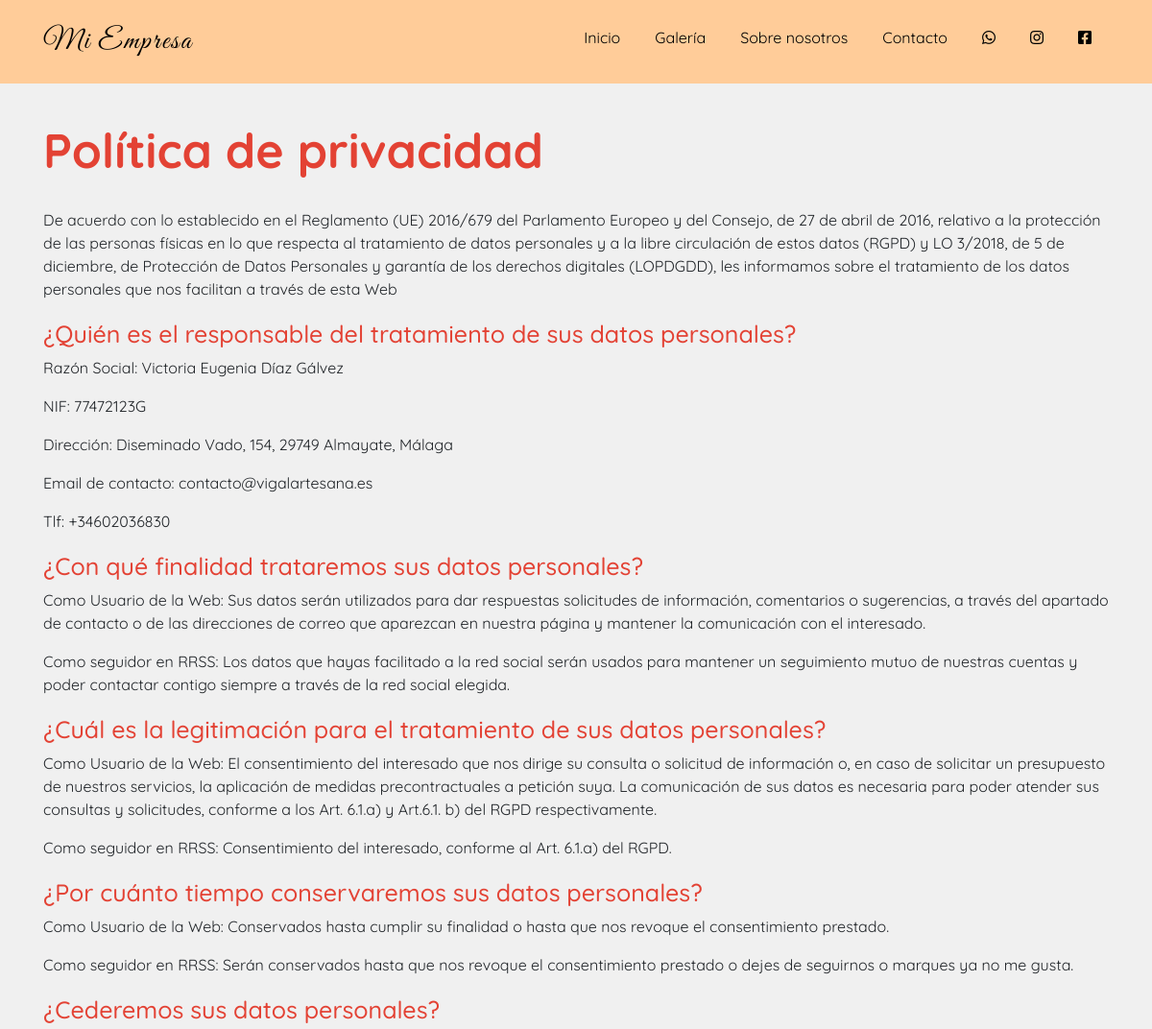
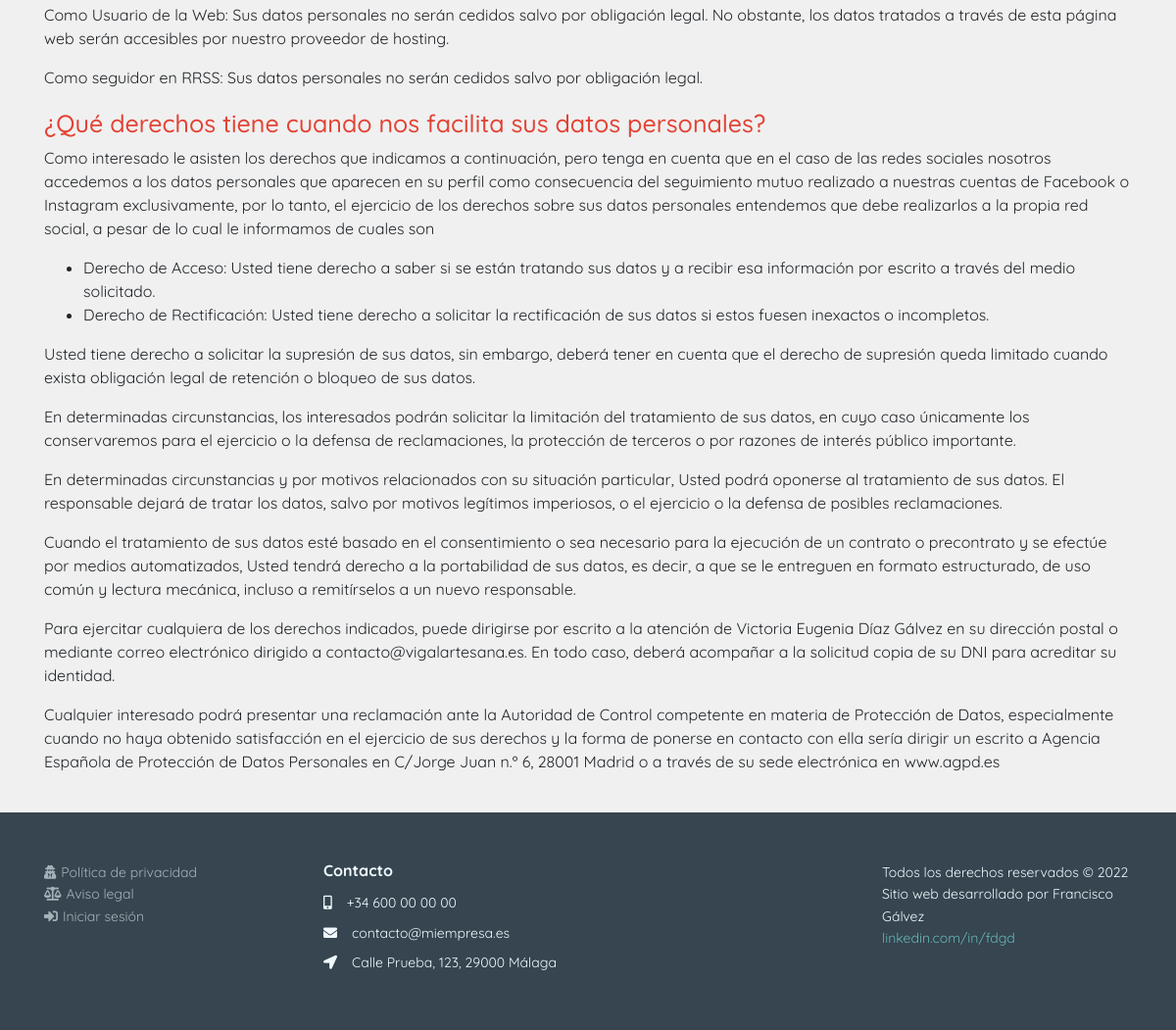
Page /privacidad.php on the committed database (2 pictures, top to bottom).
### tables this page shows
CREATE TABLE `company_info` (
  `key_info` varchar(255) NOT NULL,
  `value_info` longtext NOT NULL
);

### public_html/scripts/get_uri.php (called while the page is built, shortened)
<?php
    function GetBaseUri() {
        return (isset($_SERVER['HTTPS']) && $_SERVER['HTTPS'] === 'on' ? "https" : "http") . "://$_SERVER[HTTP_HOST]";
    }
?>

### connection.php (called while the page is built)
<?php
    $DSN = 'mysql:dbname=vigal;host=127.0.0.1;charset=utf8mb4';
    $DB_user = 'root';
    $DB_pass = '';
?>

### public_html/scripts/get_site_settings.php (called while the page is built, shortened)
<?php
    require_once $_SERVER["DOCUMENT_ROOT"]."/dashboard/scripts/check_url_direct_access.php";
    require_once $_SERVER["DOCUMENT_ROOT"].'/dashboard/scripts/database_connection.php';
    function getSiteSettings() {
        $conn = new DatabaseConnection();
        $res = $conn->query("select * from company_info");
        $res[8]["value_info"] = json_decode($res[8]["value_info"], true);
        $res[4]["value_info"] = json_decode($res[4]["value_info"], true);
        return $res;
    }
?>

### public_html/dashboard/scripts/database_connection.php (called while the page is built, shortened)
<?php
    class DatabaseConnection {
        function __construct() {
            require dirname($_SERVER["DOCUMENT_ROOT"], 1).'/connection.php';
            try {
                $this->conn = new PDO($DSN, $DB_user, $DB_pass);
            } catch (PDOException $e) {
                echo 'Connection error: ' . $e->getMessage();
            }
        }
        public function query($sql) {
            $res = array();
            $aux = $this->conn->query($sql);
            if (gettype($aux) == "object") {
                while ($rows = $aux->fetch(PDO::FETCH_ASSOC)) {
                    array_push($res, $rows);
                }
                return $res;
            } else {
                $this->num_rows = 0;
                return $aux;
            }
        }
    }
?>

### public_html/privacidad.php (the view, shortened to what this page needs)
<?php
    require_once $_SERVER["DOCUMENT_ROOT"]."/scripts/get_site_settings.php";
    require_once $_SERVER["DOCUMENT_ROOT"]."/scripts/get_uri.php";
    $site_settings = getSiteSettings();
?>
<!DOCTYPE html>
<html lang="es">
<head>
    <link rel="stylesheet" href="<?=GetBaseUri()?>/includes/bootstrap/css/bootstrap.min.css">
    <link rel="stylesheet" href="<?=GetBaseUri()?>/includes/css/footer.css">
    <link rel="stylesheet" href="<?=GetBaseUri()?>/includes/css/Navigation-Clean.css">
    <link rel="stylesheet" href="<?=GetBaseUri()?>/includes/fonts/fontawesome-all.min.css">
    <link rel="stylesheet" href="<?=GetBaseUri()?>/includes/css/styles.css">
</head>
<body>
    <?php
    include $_SERVER["DOCUMENT_ROOT"].'/includes/header.php';
    ?>
    <div id="main">
        <div class="container content">
            <h1 class="title">Política de privacidad</h1>
            <p>De acuerdo con lo establecido en el Reglamento (UE) 2016/679 del Parlamento Europeo y del Consejo, de 27 de abril de 2016, relativo a la protección de las personas físicas en lo que respecta al tratamiento de datos personales y a la libre circulación de estos datos (RGPD) y LO 3/2018, de 5 de diciembre, de Protección de Datos Personales y garantía de los derechos digitales (LOPDGDD),  les informamos sobre el tratamiento de los datos personales que nos facilitan a través de esta Web </p>
            <h3 class="title">¿Quién es el responsable del tratamiento de sus datos personales?</h3>
            <p>Razón Social: Victoria Eugenia Díaz Gálvez</p>
            <p>NIF: 77472123G</p>
            <p>Dirección: Diseminado Vado, 154, 29749 Almayate, Málaga</p>
            <p>Email de contacto: contacto@vigalartesana.es</p>
            <p>Tlf: +34602036830</p>
            <h3 class="title">¿Con qué finalidad trataremos sus datos personales?</h3>
            <p>Como Usuario de la Web: Sus datos serán utilizados para dar respuestas  solicitudes de información, comentarios o sugerencias, a través del apartado de contacto o de las direcciones de correo que aparezcan en nuestra página y mantener la comunicación con el interesado.</p>
            <p>Como seguidor en RRSS: Los datos que hayas facilitado a la red social serán usados para mantener un seguimiento mutuo de nuestras cuentas y poder contactar contigo siempre a través de la red social elegida. </p>
            <h3 class="title">¿Cuál es la legitimación para el tratamiento de sus datos personales?</h3>
            <p>Como Usuario de la Web: El consentimiento del interesado que nos dirige su consulta o solicitud de información o, en caso de solicitar un presupuesto de nuestros servicios, la aplicación de medidas precontractuales a petición suya. La comunicación de sus datos es necesaria para poder atender sus consultas y solicitudes, conforme a los Art. 6.1.a) y Art.6.1. b) del RGPD respectivamente.</p>
            <p>Como seguidor en RRSS: Consentimiento del interesado, conforme al Art. 6.1.a) del RGPD.</p>
            <h3 class="title">¿Por cuánto tiempo conservaremos sus datos personales?</h3>
            <p>Como Usuario de la Web: Conservados hasta cumplir su finalidad o hasta que nos revoque el consentimiento prestado.</p>
            <p>Como seguidor en RRSS: Serán conservados hasta que nos revoque el consentimiento prestado o dejes de seguirnos o marques ya no me gusta.</p>
            <h3 class="title">¿Cederemos sus datos personales?</h3>
            <p>Como Usuario de la Web: Sus datos personales no serán cedidos salvo por obligación legal. No obstante, los datos tratados a través de esta página web serán accesibles por nuestro proveedor de hosting.</p>
            <p>Como seguidor en RRSS: Sus datos personales no serán cedidos salvo por obligación legal.</p>
            <h3 class="title">¿Qué derechos tiene cuando nos facilita sus datos personales?</h3>
            <p>Como interesado le asisten los derechos que indicamos a continuación, pero tenga en cuenta que en el caso de las redes sociales nosotros accedemos a los datos personales que aparecen en su perfil como consecuencia del seguimiento mutuo realizado a nuestras cuentas de Facebook o Instagram exclusivamente, por lo tanto, el ejercicio de los derechos sobre sus datos personales entendemos que debe realizarlos a la propia red social, a pesar de lo cual le informamos de cuales son</p>
            <ul style="list-style-type: disc; padding-left:40px;">
                <li>Derecho de Acceso: Usted tiene derecho a saber si se están tratando sus datos y a recibir esa información por escrito a través del medio solicitado. </li>
                <li>Derecho de Rectificación: Usted tiene derecho a solicitar la rectificación de sus datos si estos fuesen inexactos o incompletos.</li>
            </ul>
            <p>Usted tiene derecho a solicitar la supresión de sus datos, sin embargo, deberá tener en cuenta que el derecho de supresión queda limitado cuando exista obligación legal de retención o bloqueo de sus datos.</p>
            <p>En determinadas circunstancias, los interesados podrán solicitar la limitación del tratamiento de sus datos, en cuyo caso únicamente los conservaremos para el ejercicio o la defensa de reclamaciones, la protección de terceros o por razones de interés público importante.</p>
            <p>En determinadas circunstancias y por motivos relacionados con su situación particular, Usted podrá oponerse al tratamiento de sus datos. El responsable dejará de tratar los datos, salvo por motivos legítimos imperiosos, o el ejercicio o la defensa de posibles reclamaciones.</p>
            <p>Cuando el tratamiento de sus datos esté basado en el consentimiento o sea necesario para la ejecución de un contrato o precontrato y se efectúe por medios automatizados, Usted tendrá derecho a la portabilidad de sus datos, es decir, a que se le entreguen en formato estructurado, de uso común y lectura mecánica, incluso a remitírselos a un nuevo responsable.</p>
            <p>Para ejercitar cualquiera de los derechos indicados, puede dirigirse por escrito a la atención de Victoria Eugenia Díaz Gálvez en su dirección postal o mediante correo electrónico dirigido a contacto@vigalartesana.es. En todo caso, deberá acompañar a la solicitud copia de su DNI para acreditar su identidad.</p>
            <p>Cualquier interesado podrá presentar una reclamación ante la Autoridad de Control competente en materia de Protección de Datos, especialmente cuando no haya obtenido satisfacción en el ejercicio de sus derechos y la forma de ponerse en contacto con ella sería dirigir un escrito a Agencia Española de Protección de Datos Personales en C/Jorge Juan n.º 6, 28001 Madrid o a través de su sede electrónica en www.agpd.es </p>
        </div>
        <?php
            include $_SERVER["DOCUMENT_ROOT"].'/includes/footer.php';
        ?>
    </div>
</body>
</html>

### public_html/includes/header.php (shortened to what this page needs)
<nav class="nav-solid navbar navbar-expand-lg navigation-clean">
    <div class="container">
        <a class="navbar-brand" href="<?=GetBaseUri()?>" name="company_name"><?=$site_settings[2]["value_info"]?></a>
        <div class="collapse navbar-collapse" id="navcol-1" style="margin-left: 5%;">
            <ul class="navbar-nav nav ml-auto mt-2 mt-lg-0">
                <li class="nav-item"><a class="nav-link underline-animated" href="<?=GetBaseUri()?>">Inicio</a></li>
                <li class="nav-item"><a class="nav-link underline-animated" href="<?=GetBaseUri()?>/galeria">Galería</a></li>
                <li class="nav-item"><a class="nav-link underline-animated" href="<?=GetBaseUri()?>/sobre-nosotros">Sobre nosotros</a></li>
                <li class="nav-item"><a class="nav-link underline-animated" href="<?=GetBaseUri()?>/contacto">Contacto</a></li>
                <li class="nav-item">
                    <div class="social-div">
                        <?php if (isset($site_settings[4]["value_info"]["whatsapp"])):?>
                            <div class="social-link">
                                <a class="nav-link whatsapp" data-bs-hover-animate="pulse" target="blank" href="https://wa.me/<?=$site_settings[4]["value_info"]["whatsapp"]?>"><i class="fab fa-whatsapp fa-w-16"></i></a>
                            </div>
                        <?php endif; ?>
                        <?php if (isset($site_settings[4]["value_info"]["instagram"])):?>
                            <div class="social-link">
                                <a class="nav-link instagram" data-bs-hover-animate="pulse" target="blank" href="https://www.instagram.com/<?=$site_settings[4]["value_info"]["instagram"]?>"><i class="fab fa-instagram"></i></a>
                            </div>
                        <?php endif; ?>
                        <?php if (isset($site_settings[4]["value_info"]["facebook"])):?>
                            <div class="social-link">
                                <a class="nav-link facebook" data-bs-hover-animate="pulse" target="blank" href="https://www.facebook.com/<?=$site_settings[4]["value_info"]["facebook"]?>"><i class="fab fa-facebook-square"></i></a>
                            </div>
                        <?php endif; ?>
                    </div>
                </li>
            </ul>
        </div>
    </div>
</nav>

### public_html/includes/footer.php
<footer>
    <div class="container">
        <div class="row">
            <div class="col-12 col-sm-5 col-md-3 footer-links">
                <ul>
                    <li><a href="<?=GetBaseUri()?>/politica-privacidad"><i class="fas fa-user-secret" style="margin-right: 5px;"></i>Política de privacidad</a></li>
                    <li><a href="<?=GetBaseUri()?>/aviso-legal"><i class="fas fa-balance-scale" style="margin-right: 5px;"></i>Aviso legal</a></li>
                    <?php
                        if (!isset($_SESSION['loggedin'])) {
                            echo '<li><a href="'.GetBaseUri().'/login"><i class="fas fa-sign-in-alt" style="margin-right: 5px;"></i>Iniciar sesión</a></li>';
                        } else {
                            echo '<li><a href="'.GetBaseUri().'/dashboard?page=start"><i class="fas fa-cog" style="margin-right: 5px;"></i>Configuración</a></li>';
                            echo '<li><a href="'.GetBaseUri().'/scripts/logout.php"><i class="fas fa-sign-out-alt" style="margin-right: 5px;"></i>Cerrar sesión</a></li>';
                        }
                    ?>
                </ul>
            </div>
            <div class="col-12 col-sm-7 col-md-6">
                <h3>Contacto</h3>
                <ul>
                    <li style="color: rgb(240,249,255);"><i class="fas fa-mobile-alt" style="padding-right: 5px;"></i><label id="telephone"><?=$site_settings[0]["value_info"]?></label></li>
                    <li style="color: rgb(240,249,255);"><i class="fas fa-envelope" style="padding-right: 5px;"></i><label id="email"><?=$site_settings[3]["value_info"]?></label></li>
                    <li style="color: rgb(240,249,255);"><i class="fas fa-location-arrow" style="padding-right: 5px;"></i><label id="address"><?=$site_settings[1]["value_info"]?></label></li>
                </ul>
            </div>
            <div class="col-12 col-sm-12 col-md-3 web-author">
                <ul>
                    <li>Todos los derechos reservados © <?=date('Y')?></li>
                    <li>Sitio web desarrollado por Francisco Gálvez</li>
                    <li><a class="footer_link" target="blank" href="https://www.linkedin.com/in/fdgd">linkedin.com/in/fdgd</a></li>
                </ul>
            </div>
        </div>
    </div>
</footer>

### rows in the picture
company_info: value_info "Mi Empresa"
company_info: value_info "+34 600 00 00 00"
company_info: value_info "contacto@miempresa.es"
company_info: value_info "Calle Prueba, 123, 29000 Málaga"
